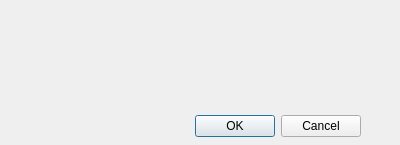
<?xml version="1.0" encoding="UTF-8"?>
<ui version="4.0">
 <class>Dialog</class>
 <widget class="QDialog" name="Dialog">
  <property name="geometry">
   <rect>
    <x>0</x>
    <y>0</y>
    <width>400</width>
    <height>145</height>
   </rect>
  </property>
  <property name="windowTitle">
   <string>Add Page Feed Element</string>
  </property>
  <widget class="QDialogButtonBox" name="buttonBox_okCancel">
   <property name="geometry">
    <rect>
     <x>20</x>
     <y>110</y>
     <width>341</width>
     <height>32</height>
    </rect>
   </property>
   <property name="orientation">
    <enum>Qt::Horizontal</enum>
   </property>
   <property name="standardButtons">
    <set>QDialogButtonBox::Cancel|QDialogButtonBox::Ok</set>
   </property>
  </widget>
  <widget class="QLabel" name="label_message">
   <property name="geometry">
    <rect>
     <x>10</x>
     <y>10</y>
     <width>371</width>
     <height>101</height>
    </rect>
   </property>
   <property name="text">
    <string/>
   </property>
   <property name="wordWrap">
    <bool>true</bool>
   </property>
  </widget>
 </widget>
 <resources/>
 <connections>
  <connection>
   <sender>buttonBox_okCancel</sender>
   <signal>accepted()</signal>
   <receiver>Dialog</receiver>
   <slot>accept()</slot>
   <hints>
    <hint type="sourcelabel">
     <x>248</x>
     <y>254</y>
    </hint>
    <hint type="destinationlabel">
     <x>157</x>
     <y>274</y>
    </hint>
   </hints>
  </connection>
  <connection>
   <sender>buttonBox_okCancel</sender>
   <signal>rejected()</signal>
   <receiver>Dialog</receiver>
   <slot>reject()</slot>
   <hints>
    <hint type="sourcelabel">
     <x>316</x>
     <y>260</y>
    </hint>
    <hint type="destinationlabel">
     <x>286</x>
     <y>274</y>
    </hint>
   </hints>
  </connection>
 </connections>
</ui>
